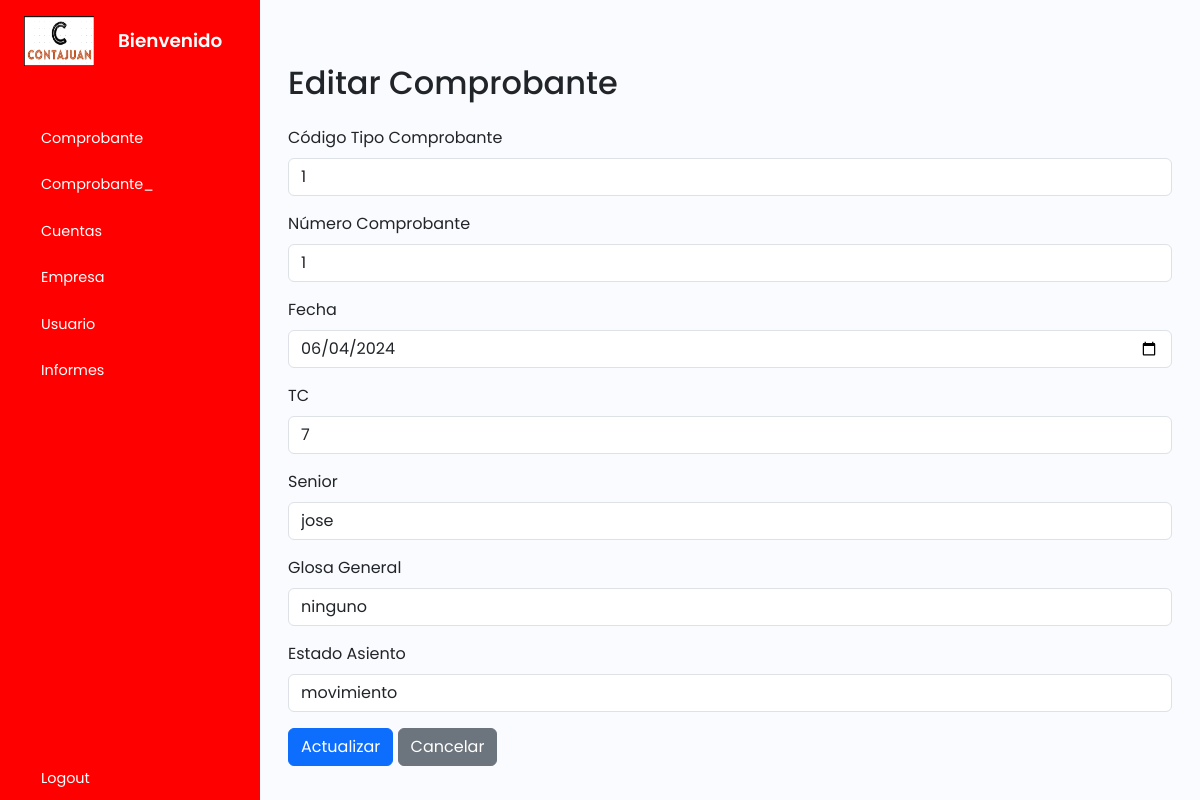
The app's page /tcomprobante/update.php?id=1, older data.
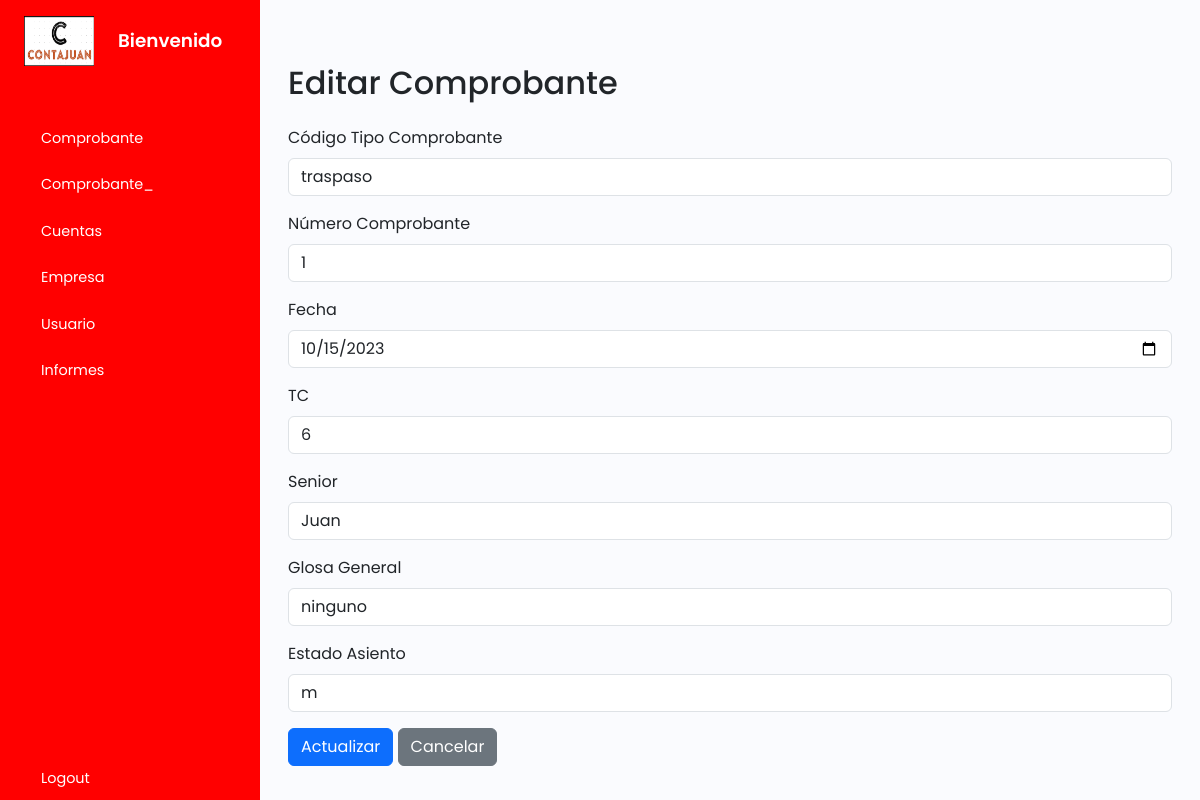
The same page, newer data.
### tables this page shows
CREATE TABLE `tcomprobantes` (
  `idcomprobante` int(11) NOT NULL,
  `codtipocomprobante` varchar(255) NOT NULL,
  `nocomprobante` int(11) NOT NULL,
  `fecha` date NOT NULL,
  `tc` double NOT NULL,
  `senior` varchar(255) NOT NULL,
  `glosag` varchar(255) NOT NULL,
  `estadoasiento` varchar(255) NOT NULL
);

### tcomprobante/update.php (the view, shortened to what this page needs)
<?php
    include_once("../plantilla/inicio.php");
    include_once '../cone.php';
?>
        <div class="main p-3">
        <div class="container mt-5">
            <h2 class="mb-4">Editar Comprobante</h2>
            <?php
            if (isset($_GET['id'])) {
                $idcomprobante = $_GET['id'];
                $sql = "SELECT * FROM tcomprobantes WHERE idcomprobante='$idcomprobante'";
                $result = $conn->query($sql);
                if ($result->num_rows > 0) {
                    $row = $result->fetch_assoc();
                } else {
                    echo "<div class='alert alert-warning' role='alert'>No se encontró el registro</div>";
                }
            }
            ?>
            <form method="post" action="update.php">
                <div class="mb-3">
                    <label for="codtipocomprobante" class="form-label">Código Tipo Comprobante</label>
                    <input type="text" class="form-control" id="codtipocomprobante" name="codtipocomprobante" value="<?php echo $row['codtipocomprobante']; ?>" required>
                </div>
                <div class="mb-3">
                    <label for="nocomprobante" class="form-label">Número Comprobante</label>
                    <input type="text" class="form-control" id="nocomprobante" name="nocomprobante" value="<?php echo $row['nocomprobante']; ?>" required>
                </div>
                <div class="mb-3">
                    <label for="fecha" class="form-label">Fecha</label>
                    <input type="date" class="form-control" id="fecha" name="fecha" value="<?php echo $row['fecha']; ?>" required>
                </div>
                <div class="mb-3">
                    <label for="tc" class="form-label">TC</label>
                    <input type="text" class="form-control" id="tc" name="tc" value="<?php echo $row['tc']; ?>" required>
                </div>
                <div class="mb-3">
                    <label for="senior" class="form-label">Senior</label>
                    <input type="text" class="form-control" id="senior" name="senior" value="<?php echo $row['senior']; ?>" required>
                </div>
                <div class="mb-3">
                    <label for="glosag" class="form-label">Glosa General</label>
                    <input type="text" class="form-control" id="glosag" name="glosag" value="<?php echo $row['glosag']; ?>" required>
                </div>
                <div class="mb-3">
                    <label for="estadoasiento" class="form-label">Estado Asiento</label>
                    <input type="text" class="form-control" id="estadoasiento" name="estadoasiento" value="<?php echo $row['estadoasiento']; ?>" required>
                </div>
                <button type="submit" class="btn btn-primary">Actualizar</button>
                <a href="index.php" class="btn btn-secondary">Cancelar</a>
            </form>
        </div>
        </div>
    </div>
    <?php
    include_once("../plantilla/final.php");
?>

Row changes from the older to the newer data that the page shows:
changed tcomprobantes "ninguno": codtipocomprobante "1" → "traspaso"; fecha "06/04/2024" → "10/15/2023"; tc "7" → "6"; senior "jose" → "Juan"; estadoasiento "movimiento" → "m"
